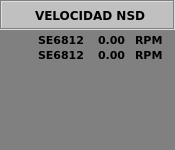
<?xml version="1.0" encoding="UTF-8"?>
<ui version="4.0">
 <class>WVelNSD</class>
 <widget class="QWidget" name="WVelNSD">
  <property name="geometry">
   <rect>
    <x>0</x>
    <y>0</y>
    <width>175</width>
    <height>150</height>
   </rect>
  </property>
  <property name="minimumSize">
   <size>
    <width>175</width>
    <height>150</height>
   </size>
  </property>
  <property name="maximumSize">
   <size>
    <width>175</width>
    <height>150</height>
   </size>
  </property>
  <property name="windowTitle">
   <string>WVelNSD</string>
  </property>
  <property name="styleSheet">
   <string notr="true">background-color: rgb(128, 128, 128);</string>
  </property>
  <widget class="QFrame" name="frame">
   <property name="geometry">
    <rect>
     <x>0</x>
     <y>0</y>
     <width>175</width>
     <height>30</height>
    </rect>
   </property>
   <property name="styleSheet">
    <string notr="true">background-color: rgb(192, 192, 192);</string>
   </property>
   <property name="frameShape">
    <enum>QFrame::Box</enum>
   </property>
   <property name="frameShadow">
    <enum>QFrame::Sunken</enum>
   </property>
   <property name="lineWidth">
    <number>1</number>
   </property>
  </widget>
  <widget class="QLabel" name="lbVelNSDT">
   <property name="geometry">
    <rect>
     <x>35</x>
     <y>5</y>
     <width>121</width>
     <height>20</height>
    </rect>
   </property>
   <property name="font">
    <font>
     <family>Verdana</family>
     <pointsize>9</pointsize>
     <weight>75</weight>
     <bold>true</bold>
    </font>
   </property>
   <property name="styleSheet">
    <string notr="true">background-color: rgb(192, 192, 192);</string>
   </property>
   <property name="text">
    <string>VELOCIDAD NSD</string>
   </property>
  </widget>
  <widget class="QLabel" name="lbNSDT_1">
   <property name="geometry">
    <rect>
     <x>38</x>
     <y>30</y>
     <width>51</width>
     <height>20</height>
    </rect>
   </property>
   <property name="font">
    <font>
     <family>Verdana</family>
     <pointsize>8</pointsize>
     <weight>75</weight>
     <bold>true</bold>
    </font>
   </property>
   <property name="styleSheet">
    <string notr="true">background-color: rgb(128, 128, 128);</string>
   </property>
   <property name="text">
    <string>SE6812</string>
   </property>
  </widget>
  <widget class="QLabel" name="lbNSDT_2">
   <property name="geometry">
    <rect>
     <x>38</x>
     <y>45</y>
     <width>51</width>
     <height>20</height>
    </rect>
   </property>
   <property name="font">
    <font>
     <family>Verdana</family>
     <pointsize>8</pointsize>
     <weight>75</weight>
     <bold>true</bold>
    </font>
   </property>
   <property name="styleSheet">
    <string notr="true">background-color: rgb(128, 128, 128);</string>
   </property>
   <property name="text">
    <string>SE6812</string>
   </property>
  </widget>
  <widget class="QLabel" name="lbNSD_1">
   <property name="geometry">
    <rect>
     <x>98</x>
     <y>30</y>
     <width>31</width>
     <height>20</height>
    </rect>
   </property>
   <property name="font">
    <font>
     <family>Verdana</family>
     <pointsize>8</pointsize>
     <weight>75</weight>
     <bold>true</bold>
    </font>
   </property>
   <property name="styleSheet">
    <string notr="true">background-color: rgb(128, 128, 128);</string>
   </property>
   <property name="text">
    <string>0.00</string>
   </property>
  </widget>
  <widget class="QLabel" name="lbNSDU_1">
   <property name="geometry">
    <rect>
     <x>135</x>
     <y>30</y>
     <width>31</width>
     <height>20</height>
    </rect>
   </property>
   <property name="font">
    <font>
     <family>Verdana</family>
     <pointsize>8</pointsize>
     <weight>75</weight>
     <bold>true</bold>
    </font>
   </property>
   <property name="styleSheet">
    <string notr="true">background-color: rgb(128, 128, 128);</string>
   </property>
   <property name="text">
    <string>RPM</string>
   </property>
  </widget>
  <widget class="QLabel" name="lbNSDU_2">
   <property name="geometry">
    <rect>
     <x>135</x>
     <y>45</y>
     <width>31</width>
     <height>20</height>
    </rect>
   </property>
   <property name="font">
    <font>
     <family>Verdana</family>
     <pointsize>8</pointsize>
     <weight>75</weight>
     <bold>true</bold>
    </font>
   </property>
   <property name="styleSheet">
    <string notr="true">background-color: rgb(128, 128, 128);</string>
   </property>
   <property name="text">
    <string>RPM</string>
   </property>
  </widget>
  <widget class="QLabel" name="lbNSD_2">
   <property name="geometry">
    <rect>
     <x>98</x>
     <y>45</y>
     <width>31</width>
     <height>20</height>
    </rect>
   </property>
   <property name="font">
    <font>
     <family>Verdana</family>
     <pointsize>8</pointsize>
     <weight>75</weight>
     <bold>true</bold>
    </font>
   </property>
   <property name="styleSheet">
    <string notr="true">background-color: rgb(128, 128, 128);</string>
   </property>
   <property name="text">
    <string>0.00</string>
   </property>
  </widget>
  <widget class="QLabel" name="lbFondo">
   <property name="geometry">
    <rect>
     <x>0</x>
     <y>0</y>
     <width>175</width>
     <height>150</height>
    </rect>
   </property>
   <property name="styleSheet">
    <string notr="true">background-color: rgb(128, 128, 128);</string>
   </property>
   <property name="text">
    <string/>
   </property>
  </widget>
  <zorder>lbFondo</zorder>
  <zorder>frame</zorder>
  <zorder>lbVelNSDT</zorder>
  <zorder>lbNSDT_1</zorder>
  <zorder>lbNSDT_2</zorder>
  <zorder>lbNSD_1</zorder>
  <zorder>lbNSDU_1</zorder>
  <zorder>lbNSDU_2</zorder>
  <zorder>lbNSD_2</zorder>
 </widget>
 <layoutdefault spacing="6" margin="11"/>
 <resources/>
 <connections/>
</ui>
